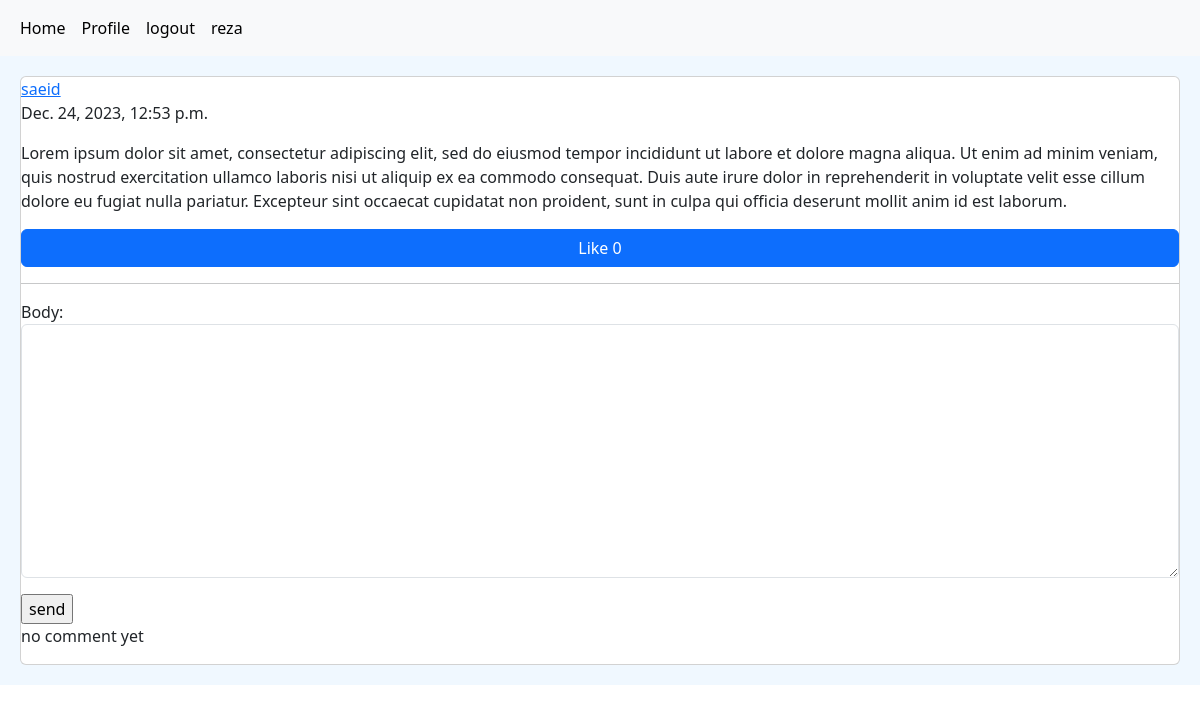
Page /post/4/lorem-ipsum-dolor-sit-amet-consectetur-adipiscing/ (signed in) on the earlier database version.
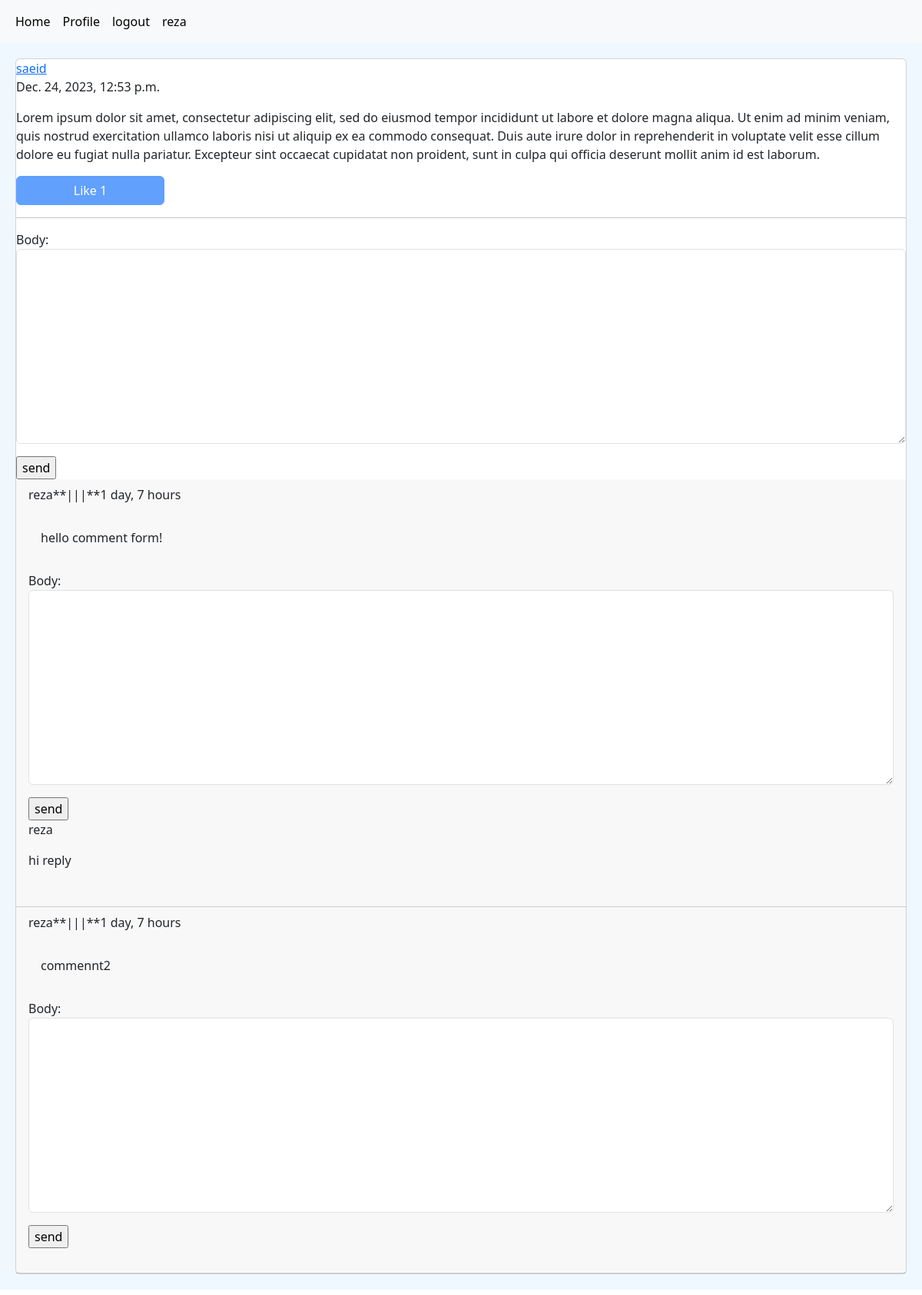
Same page on the later database version.
### home/models.py (models this page shows, shortened)
class Post(models.Model):
    user = models.ForeignKey(User, on_delete=models.CASCADE, related_name='posts')
    body = models.TextField()
    slug = models.SlugField()
    created = models.DateTimeField(auto_now_add=True)
    updated = models.DateTimeField(auto_now=True)
    def like_count(self):
        return self.post_votes.count()
    def user_can_like(self, user):
        user_like = user.user_votes.filter(post=self)
        if user_like.exists():
            return True
        else:
            return False

class Comment(models.Model):
    user = models.ForeignKey(User, on_delete=models.CASCADE, related_name='user_comments')
    post = models.ForeignKey(Post, on_delete=models.CASCADE, related_name='post_comments')
    body = models.TextField(max_length=200)
    created = models.DateTimeField(auto_now=True)
    reply = models.ForeignKey('self', on_delete=models.CASCADE, related_name='reply_comments', blank=True, null=True)
    is_reply = models.BooleanField(default=False)

### home/views.py (the view, shortened to what this page needs)
# urls.py: path('post/<int:post_id>/<post_slug>/', PostDetailView.as_view(), name='detail'),
class PostDetailView(LoginRequiredMixin, View):
    form_class = CommentCreateForm
    form_class_reply = CommentReplyForm
    def setup(self, request, *args, **kwargs):
        self.post_instance = Post.objects.get(id=kwargs['post_id'], slug=kwargs['post_slug'])
        return super().setup(request, *args, **kwargs)
    @method_decorator(login_required)
    def get(self, request, *args, **kwargs):
        post = self.post_instance
        comments = post.post_comments.filter(is_reply=False)
        form = self.form_class()
        form_reply = self.form_class_reply()
        can_like = False
        if request.user.is_authenticated and post.user_can_like(request.user):
            can_like = True
        return render(request, 'home/post_detail.html', {'post': post,
                                                         'comments': comments, 'form': form, 'form_reply': form_reply,
                                                         'can_like': can_like})

### home/forms.py
class CommentCreateForm(forms.ModelForm):
    class Meta:
        model = Comment
        fields = ('body',)
        widgets = {'body': forms.Textarea(attrs=({'class': 'form-control'}))}

class CommentReplyForm(forms.ModelForm):
    class Meta:
        model = Comment
        fields = ('body',)
        widgets = {'body': forms.Textarea(attrs=({'class': 'form-control'}))}

### home/templates/home/post_detail.html (shortened to what this page needs)
{% extends 'base.html' %}
{% block content %}
    <div class="card">
        <a href="{% url 'account:profile' post.user.id %}">{{ post.user.username }}</a>
        <p>{{ post.updated }}</p>
        <p>{{ post.body }}</p>
        <a class="{% if can_like %} disabled btn btn-primary col-md-2 {% endif %} btn btn-primary" href="{% url 'home:post_like' post.id %}">Like
            {{ post.like_count }}</a>
        <hr>
        {% if request.user.is_authenticated %}
            <div>
                <form method="post">
                    {{ form.as_p }}
                    <input type="submit" value="send">
                </form>
            </div>
        {% else %}
            <p>only logged-in user can comment</p>
        {% endif %}
        {% for comment in comments %}
            <div class="card-header">
                <p>{{ comment.user }}**|||**{{ comment.created |timesince }}</p>
                <p class="card-body">{{ comment.body }}</p>
                {% if request.user.is_authenticated %}
                    <form action="{% url 'home:add_reply' post.id comment.id %}" method="post">
                        {{ form_reply.as_p }}
                        <input type="submit" value="send">
                    </form>
                {% endif %}
                {% with replies=comment.reply_comments.all %}
                    {% for reply in  replies %}
                        <p>{{ reply.user }}</p>
                        <p>{{ reply.body }}</p>
                    {% endfor %}
                {% endwith %}
                <br>
            </div>
        {% empty %}
            <p>no comment yet</p>
        {% endfor %}
    </div>
{% endblock content %}

### templates/base.html (shortened to what this page needs)
<!DOCTYPE html>
<html lang="en">
<head>
    <link href="https://cdn.jsdelivr.net/npm/bootstrap@5.3.1/dist/css/bootstrap.min.css" rel="stylesheet"
>
</head>
<body>
{% include 'inc/navbar.html' %}
<div class="jumbotron">
    {% block content %}
    {% endblock %}
</div>
</body>
</html>

### templates/inc/navbar.html
<nav class="navbar navbar-expand-lg bg-body-tertiary">
    <div class="container-fluid">
        <div class="navbar-nav">
            <a class="nav-link active" href="{% url 'home:home' %}">Home</a>
            {% if request.user.is_authenticated %}
                <a class="nav-link active" href="{% url 'account:profile' user.id %}">Profile</a>
                <a class="nav-link active" href="{% url 'account:logout' %}">logout</a>
                <a class="nav-link active" href="">{{ request.user.username }}</a>
            {% else %}
                <a class="nav-link active" href="{% url 'account:register' %}">Register</a>
                <a class="nav-link active" href="{% url 'account:login' %}">login</a>
            {% endif %}
        </div>
    </div>
</nav>

### templates/base.html (style rules this page uses)
.jumbotron { padding: 20px; margin-bottom: 20px; background-color: aliceblue; }

Differences in the rows shown:
computed for Post "saeid": like_count "0" → "1"
added Comment: user "reza", created "1 day, 7 hours", body "hello comment form!"
added Comment: user "reza", body "hi reply"
added Comment: user "reza", created "1 day, 7 hours", body "commennt2"
Other differences:
text no longer shown: "no comment yet"
